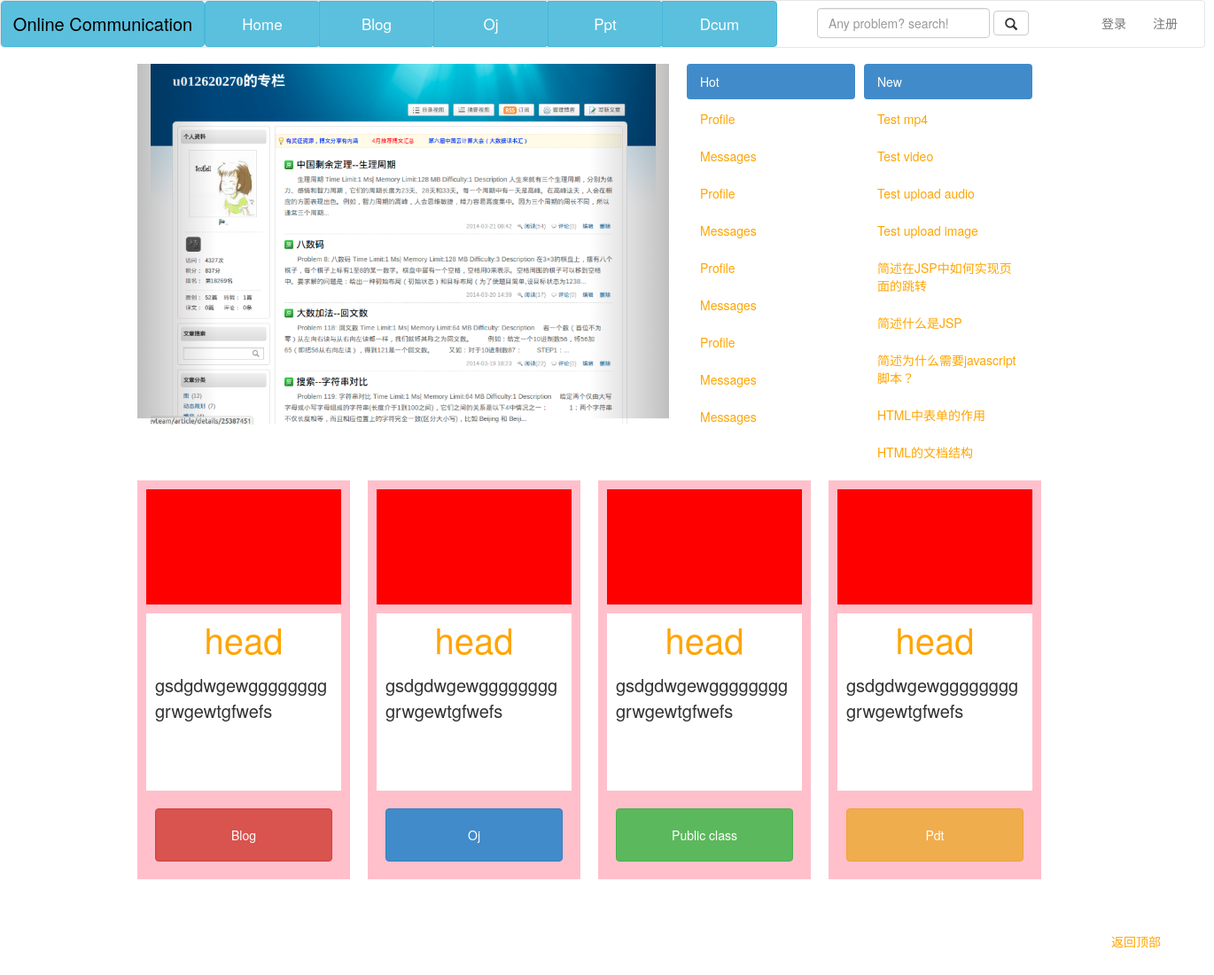
The page / on the database its author committed.
### blog/models.py (models this page shows, shortened)
class Post(models.Model):
    author = models.ForeignKey(UserProfile)
    date = models.DateField(auto_now_add=True)
    date_gmt = models.DateField(null=True)
    content = models.TextField()
    title = models.CharField(max_length=200)
    excerpt = models.CharField(max_length=500)
    status = models.CharField(max_length=20, null=True)
    comment_status = models.CharField(max_length=20, null=True)
    password = models.CharField(max_length=20, null=True)
    modified_date = models.DateField(null=True)
    modified_date_gmt = models.DateField(null=True)
    content_filtered = models.CharField(max_length=200, null=True)
    parent = models.BigIntegerField(null=True)
    menu_order = models.IntegerField(null=True)
    content_type = models.CharField(max_length=20, null=True)
    content_mime_type = models.CharField(max_length=255, null=True)
    comment_count = models.IntegerField(default=0)
    po_type = models.ManyToManyField(Category, through='PostToCategory',
                                blank=True, null=True)
    show = models.BooleanField(default=True)
    class Meta:
        ordering = ['-pk']
        verbose_name = _('Post')
        verbose_name_plural = _('Posts')
    @models.permalink
    def get_absolute_url(self):
        return ('post', (),
                {'author':self.author.user.username, 'pk':self.pk})

### blog/views.py (the view)
# urls.py: url(r'^$', 'blog.views.homePage', name='homepage'),
def homePage(request):
    authenticated = request.user.is_authenticated()
    userprofile = None
    articles = Post.objects.filter(show=True)[:9]
    if authenticated:
        userprofile = request.user.userprofile
    return render(request, 'index.html', {'authenticated':authenticated,
                                          'user':userprofile, 'articles':articles})

### templates/index.html (shortened to what this page needs)
{% extends 'base.html' %}
{% block script %}
<link href ="{{ STATIC_URL }}css/page_2.css" rel="stylesheet">
<link href="{{ STATIC_URL }}css/nav.css" rel="stylesheet">
<link href= "{{ STATIC_URL }}css/bootstrap.css" rel = "stylesheet">
{% endblock %}
{% block body %}
        <div id="whole_container">
            <div id="page-up">
                <nav class="navbar navbar-default" role="navigation" style="background: white;">
              <div class="navbar-header">
                <button type="button" class="btn btn-info dropdown-toggle"data-toggle = "dropdown" id="button_1" >
                    <a href="#" id="Online-C">Online Communication</a>
                  </button>
              </div>
              <div class="collapse navbar-collapse" id="bs-example-navbar-collapse-1">
               <div class="btn-group" id="various-btns">
                  <button type="button" class="btn btn-info dropdown-toggle"data-toggle = "dropdown" id="button_other" >Home</button>
                  <button type="button" class="btn btn-info dropdown-toggle"data-toggle = "dropdown" id="button_other" >Blog</button>
                  <button type="button" class="btn btn-info dropdown-toggle"data-toggle = "dropdown" id="button_other" >Oj</button>
                  <button type="button" class="btn btn-info dropdown-toggle"data-toggle = "dropdown" id="button_other" >Ppt</button>
                   <button type="button" class="btn btn-info dropdown-toggle"data-toggle = "dropdown" id="button_other" >Dcum</button>
                   <div id="search-box">
                    <form class="navbar-form navbar-left" role="search" id="search-box">
                    <div class="form-group">
                    <input type="text" class="form-control" placeholder="Any problem? search!">
                    </div>
                    <button class="btn btn-default"><span class="glyphicon glyphicon-search"></span></button>
                    </form>
                 </div>
              </div>
            {% if not authenticated %}
            {% include 'account/_sign_in.html' %}
            {% else %}
            {% include 'account/_user_info.html' %}
            {% endif%}
              </div>
            </nav>
            </div>
            <div class="container" id = "page-mid-and-down">
            <div id="page-mid">
                <div id="mid-left">
                    <div id="myCarousel" class="carousel slide  col-md-offset-2 col-md-8">
                        <ol class="carousel-indicators">
                                <li data-target="#myCarousel" data-slide-to="0" class="active"></li>
                                <li data-target="#myCarousel" data-slide-to="1"></li>
                                <li data-target="#myCarousel" data-slide-to="2"></li>
                        </ol>
                    <div class="carousel-inner">
                        <div class="item active">
                            <img src="{{ STATIC_URL }}images/1.png" alt="">
                            <div class="container">
                                <div class="carousel-caption">
                                </div>
                            </div>
                        </div>
                </div>
                        <a class="left carousel-control" href="#myCarousel" data-slide="prev">      </a>
                        <a class="right carousel-control" href="#myCarousel" data-slide="next">     </a>
            </div>
                </div>
                <div id="mid-middle">
                    <ul class="nav nav-pills nav-stacked" id="hot">
                        <li class="active"><a href="#">Hot</a></li>
                        <li><a href="#">Profile</a></li>
                        <li><a href="#">Messages</a></li>
                        <li><a href="#">Profile</a></li>
                        <li><a href="#">Messages</a></li>
                        <li><a href="#">Profile</a></li>
                        <li><a href="#">Messages</a></li>
                        <li><a href="#">Profile</a></li>
                        <li><a href="#">Messages</a></li>
                        <li><a href="#">Messages</a></li>
                    </ul>
            </div>
            <div id="mid-right">
                <ul class="nav nav-pills nav-stacked">
                    <li class="active"><a href="#">New</a></li>
                    {% for article in articles %}
                    <li><a href="{{ article.get_absolute_url }}">{{ article.title }}</a></li>
                    {% endfor %}
                </ul>
            </div>
    </div>
           <div id="page-down">
                <div id="page-down-first">
                    <div id="page-down-fourth-one"></div>
                    <div id="page-down-fourth-two">
						<p id="wordhead">
							 <a href="#" target="_blank">head</a>
						</p>
						<p id="wordbody">
							gsdgdwgewgggggggggrwgewtgfwefs
						</p>
                    </div>
                    <div id="page-down-fourth-three">
						<button type="submit" class="btn btn-danger" id="button">Blog</button>
                    </div>
                </div>
                <div id="page-down-second">
                    <div id="page-down-fourth-one"></div>
                    <div id="page-down-fourth-two">
						<p id="wordhead">
							<a href="#" target="_blank">head</a>
						</p>
						<p id="wordbody">
							gsdgdwgewgggggggggrwgewtgfwefs
						</p>
                    </div>
                    <div id="page-down-fourth-three">
						<button type="submit" class="btn btn-primary" id="button">Oj</button>
                    </div>
                </div>
                <div id="page-down-third">
                    <div id="page-down-fourth-one"></div>
                    <div id="page-down-fourth-two">
						<p id="wordhead">
							<a href="#" target="_blank">head</a>
						</p>
						<p id="wordbody">
							gsdgdwgewgggggggggrwgewtgfwefs
						</p>
                    </div>
                    <div id="page-down-fourth-three">
						<button type="submit" class="btn btn-success" id="button">Public class</button>
                    </div>
                </div>
                <div id="page-down-fourth">
                    <div id="page-down-fourth-one"></div>
                    <div id="page-down-fourth-two">
						<p id="wordhead">
							<a href="#" target="_blank">head</a>
						</p>
						<p id="wordbody">
							gsdgdwgewgggggggggrwgewtgfwefs
						</p>
                    </div>
                    <div id="page-down-fourth-three">
						<button type="submit" class="btn btn-warning" id="button">Pdt</button>
                    </div>
                </div>
            </div>
        </div>
         <p id="pright">
            	<a href="#" target="_self">返回顶部</a>
        </p>
{% endblock %}

### static/css/page_2.css (style rules this page uses)
#whole_container { width: 1360px; height: 1200px; background: white; }
#page-up { height: 52px; width: 1360px; }
#button_1 { height: 52px; width: 230px; margin: 0px 0px 0px 0px; }
#various-btns { float: left; }
#Online-C { font-size: 20px; color: black; }
#search-box { margin-left: 15px; float: left; }
#button_other { height: 52px; width: 130px; font-size: 17px; }
#page-mid-and-down { height: 800px; width: 1100px; background: white; }
#page-mid { height: 450px; width: 1100px; margin: 20px 0px; }
#mid-left { height: 400px; width: 600px; float: left; margin: 0px 20px 0px 10px; }
#myCarousel { height: 400px; width: 600px; margin: 0px 0px; }
#mid-middle { height: 400px; width: 190px; float: left; margin: 0px 10px 0px 0px; }
#mid-right { height: 400px; width: 190px; float: left; margin: 0px 0px 0px 0px; }
#page-down { height: 550px; width: 1100px; margin: 20px 0px; }
#page-down-first { height: 450px; width: 240px; margin: 0px 10px; float: left; background: pink; }
#page-down-second { height: 450px; width: 240px; background: pink; margin: 0px 10px; float: left; }
#page-down-third { height: 450px; width: 240px; background: pink; margin: 0px 10px; float: left; }
#page-down-fourth { height: 450px; width: 240px; background: pink; margin: 0px 10px; float: left; }
#pright { text-align:right; padding-right: 50px; margin-top: 200px; }
#page-down-fourth-one { height: 130; width:220; background:red; margin-left: 10px; margin-top: 10px; }
#page-down-fourth-two { height: 200; width:220; background:white; margin-left: 10px; margin-top: 10px; padding-left: 10px; padding-right: 10px; word-break:break-all; }
#page-down-fourth-three { height: 80; width:220; margin-left: 10px; margin-top: 10px; }
#button { width:200px; height:60px; margin-top: 10px; margin-left: 10px; }
#wordhead { text-align:center; font-size:40px; }
#wordbody { font-size:20px; }

### static/css/nav.css (style rules this page uses)
a:link { color: orange; }

### rows shown on the page
Post: title "Test mp4"
Post: title "Test video"
Post: title "Test upload audio"
Post: title "Test upload image"
Post: title "简述在JSP中如何实现页面的跳转"
Post: title "简述什么是JSP"
Post: title "简述为什么需要javascript脚本？"
Post: title "HTML中表单的作用"
Post: title "HTML的文档结构"
